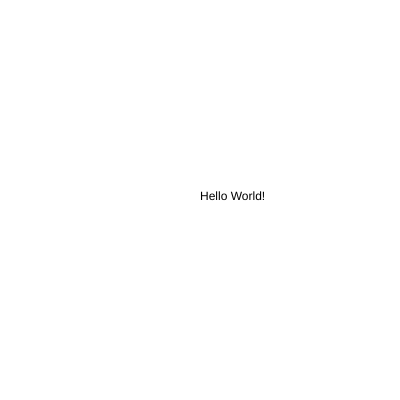
Frame 1 (no input)
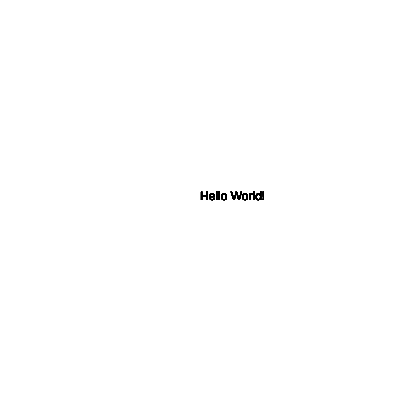
Frame 60 (no input)
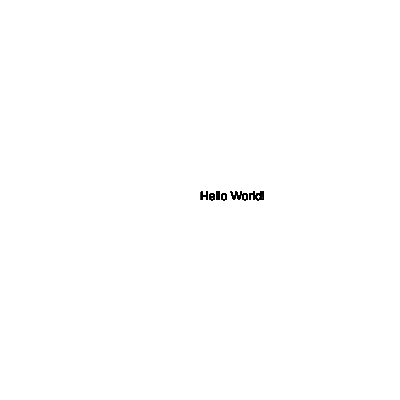
Frame 120 (the mouse pressed at the canvas centre since frame 60)

The p5.js sketch that drew these frames (run headless with seeded random() and noise() and a simulated clock; from frame 60 on, the mouse is pressed at the canvas centre):

// p5.js sketch
// ── sketch.js
function setup() {
  // Eseguito una volta
  createCanvas(400, 400);
}

// https://p5js.org/reference/#/p5/ellipse

function draw() {
  // eseguito continuamente
  text("Hello World!", 200, 200);
}
